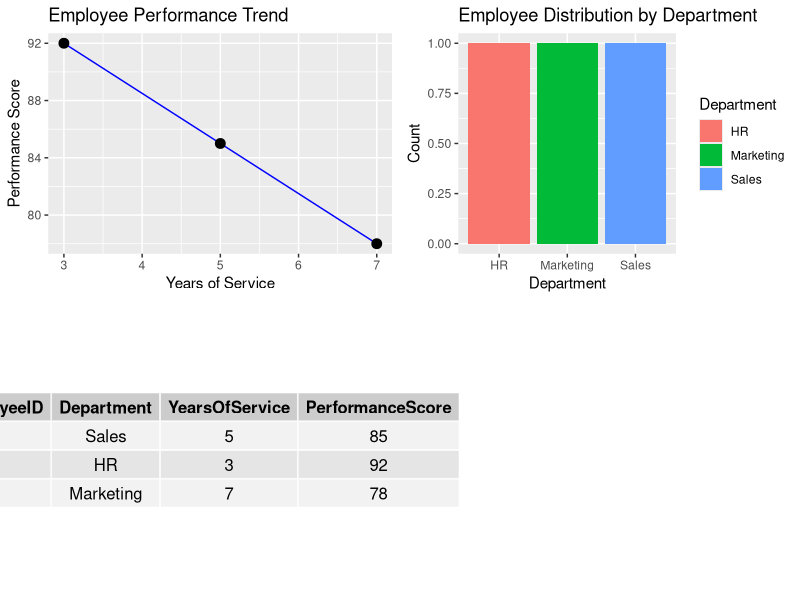

R code for this plot:
library(ggplot2)
library(gridExtra)

# Dataset
data <- data.frame(
  EmployeeID = 1:3,
  Department = c("Sales", "HR", "Marketing"),
  YearsOfService = c(5, 3, 7),
  PerformanceScore = c(85, 92, 78)
)

# 1. Line chart: Performance trend
line_chart <- ggplot(data, aes(x = YearsOfService, y = PerformanceScore, group = 1)) +
  geom_line(color = "blue") +
  geom_point(size = 3) +
  labs(title = "Employee Performance Trend", x = "Years of Service", y = "Performance Score")

# 2. Bar chart: Employees per department
bar_chart <- ggplot(data, aes(x = Department, fill = Department)) +
  geom_bar() +
  labs(title = "Employee Distribution by Department", x = "Department", y = "Count")

# 3. Table
table_plot <- tableGrob(data, rows = NULL)

# Combine
grid.arrange(line_chart, bar_chart, table_plot, ncol = 2)
